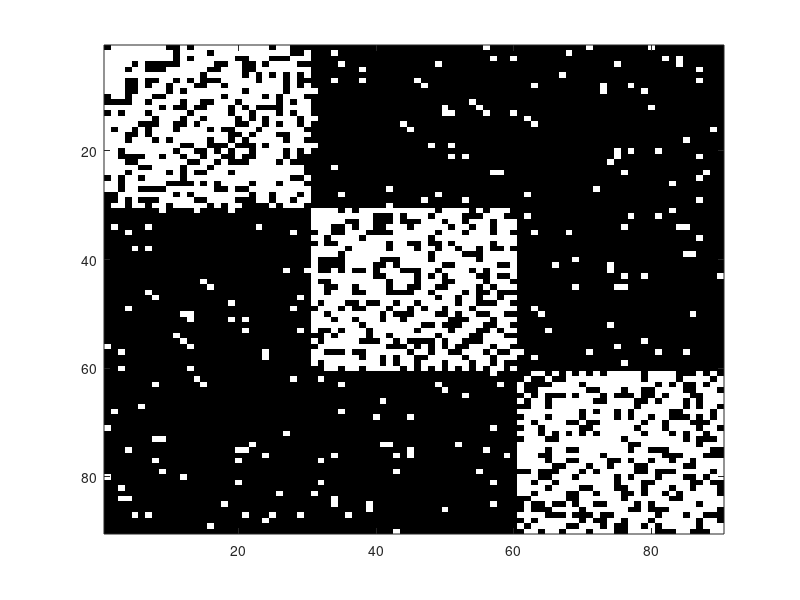
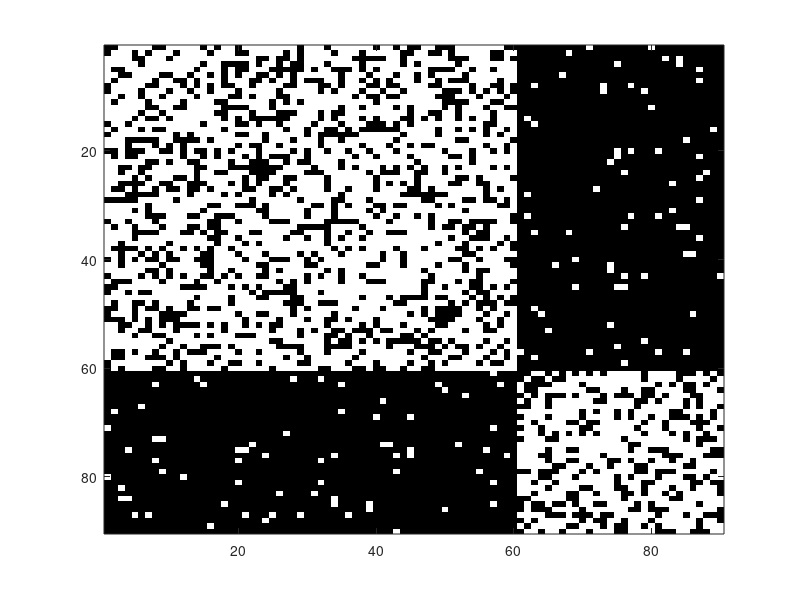
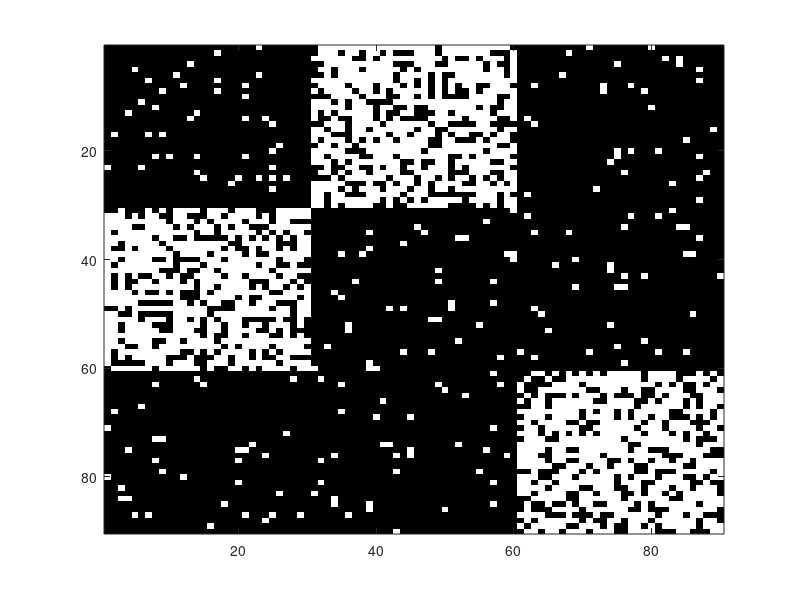
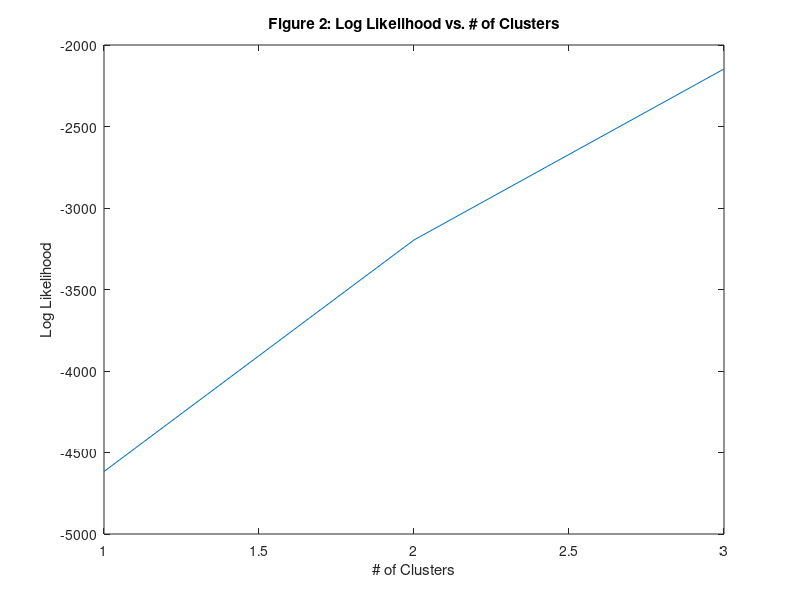

MATLAB code for these plots, in order:
%
clear all;
c1 = 30;
c2 = 30;
c3 = 30;
p_11 = 0.7;
p_12 = 0.05;
p_13 = 0.05;
p_21 = 0.05;
p_22 = 0.7;
p_23 = 0.05;
p_31 = 0.05;
p_32 = 0.05;
p_33 = 0.7;

graph = zeros(c1+c2+c3);

% SBM
graph(1:c1,1:c1) = rand(c1)<p_11;
graph(1:c1,c1+1:c1+c2) = rand(c1,c2)<p_12;
graph(1:c1,c1+c2+1:c1+c2+c3) = rand(c1,c3)<p_13;
X = triu(graph(1:c1,1:c1))+transpose(triu(graph(1:c1,1:c1),1));
graph(1:c1,1:c1)=X;

graph(c1+1:c1+c2,1:c1) = transpose(graph(1:c1,c1+1:c1+c2)); 
graph(c1+1:c1+c2,c1+1:c1+c2) =  rand(c2)<p_22;
graph(c1+1:c1+c2,c1+c2+1:c1+c2+c3) = rand(c2,c3)<p_23;
Y = triu(graph(c1+1:c1+c2,c1+1:c1+c2))+transpose(triu(graph(c1+1:c1+c2,c1+1:c1+c2),1));
graph(c1+1:c1+c2,c1+1:c1+c2)=Y;

graph(c1+c2+1:c1+c2+c3,1:c1) = transpose(graph(1:c1,c1+c2+1:c1+c2+c3));
graph(c1+c2+1:c1+c2+c3,c1+1:c1+c2) = transpose(graph(c1+1:c1+c2,c1+c2+1:c1+c2+c3));
graph(c1+c2+1:c1+c2+c3,c1+c2+1:c1+c2+c3) = rand(c3)<p_33;
Z = triu(graph(c1+c2+1:c1+c2+c3,c1+c2+1:c1+c2+c3))+transpose(triu(graph(c1+c2+1:c1+c2+c3,c1+c2+1:c1+c2+c3),1));
graph(c1+c2+1:c1+c2+c3,c1+c2+1:c1+c2+c3)=Z;

graph2 = graph;
p_11 = 0.7;
p_12 = 0.7;
p_21 = 0.7;
p_22 = 0.7;

graph2(1:c1,1:c1) = rand(c1)<p_11;
graph2(1:c1,c1+1:c1+c2) = rand(c1,c2)<p_12;
X = triu(graph2(1:c1,1:c1))+transpose(triu(graph2(1:c1,1:c1),1));
graph2(1:c1,1:c1)=X;

graph2(c1+1:c1+c2,1:c1) = transpose(graph2(1:c1,c1+1:c1+c2));
graph2(c1+1:c1+c2,c1+1:c1+c2) = rand(c2)<p_22;
Y = triu(graph2(c1+1:c1+c2,c1+1:c1+c2))+transpose(triu(graph2(c1+1:c1+c2,c1+1:c1+c2),1));
graph2(c1+1:c1+c2,c1+1:c1+c2)=Y;

graph3 = graph2;
p_11 = 0.05;
p_12 = 0.7;
p_21 = 0.7;
p_22 = 0.05;

graph3(1:c1,1:c1) = rand(c1)<p_11;
graph3(1:c1,c1+1:c1+c2) = rand(c1,c2)<p_12;
X = triu(graph3(1:c1,1:c1))+transpose(triu(graph3(1:c1,1:c1),1));
graph3(1:c1,1:c1)=X;


graph3(c1+1:c1+c2,1:c1) = transpose(graph3(1:c1,c1+1:c1+c2));
graph3(c1+1:c1+c2,c1+1:c1+c2) = rand(c2)<p_22;
Y = triu(graph3(c1+1:c1+c2,c1+1:c1+c2))+transpose(triu(graph3(c1+1:c1+c2,c1+1:c1+c2),1));
graph3(c1+1:c1+c2,c1+1:c1+c2)=Y;

% Figure 1
figure(1)
imagesc(graph);
colormap(gray);
figure(2)
imagesc(graph2);
colormap(gray);
figure(3)
imagesc(graph3);
colormap(gray);


% Algorithm with 1 cluster
[likelihood_1,val_1] = fmincon(@(p) -sum(sum(graph*log(p)+(1-graph)*log(1-p))),0.01,[],[],[],[],0,1)

% Algorithm with 2 cluster
graph_2 = kmeans(graph,2);
clust2_11 = graph(graph_2==1,graph_2==1);
clust2_12 = graph(graph_2==1,graph_2==2);
clust2_22 = graph(graph_2==2,graph_2==2);

[likelihood_2,val_2] = fmincon(@(p) -sum(sum(clust2_11*log(p(1))+(1-clust2_11)*log(1-p(1))))-sum(sum(clust2_22*log(p(2))+(1-clust2_22)*log(1-p(2))))-sum(sum(clust2_12*log(p(3))+(1-clust2_12)*log(1-p(3)))),[0.01 0.01 0.001],[],[],[],[],[0 0 0],[1 1 1])

%  Algorithm with 3 clusters (which is the "true" number of clusters in
%  this graph)
graph_3 = kmeans(graph,3);

clust3_11 = graph(graph_3==1,graph_3==1);
clust3_12 = graph(graph_3==1,graph_3==2);
clust3_13 = graph(graph_3==1,graph_3==3);
clust3_22 = graph(graph_3==2,graph_3==2);
clust3_23 = graph(graph_3==2,graph_3==3);
clust3_33 = graph(graph_3==3,graph_3==3);

[likelihood_3,val_3] = fmincon(@(p) -sum(sum(clust3_11*log(p(1))+(1-clust3_11)*log(1-p(1))))-...
    sum(sum(clust3_22*log(p(2))+(1-clust3_22)*log(1-p(2))))-sum(sum(clust3_33*log(p(3))+(1-clust3_33)*log(1-p(3))))-sum(sum(clust3_12*log(p(4))+(1-clust3_12)*log(1-p(4))))-sum(sum(clust3_13*log(p(5))+(1-clust3_13)*log(1-p(5))))-sum(sum(clust3_23*log(p(6))+(1-clust3_23)*log(1-p(6)))),[0.01 0.01 0.01 0.001 0.001 0.001],[],[],[],[],[0 0 0 0 0 0],[1 1 1 1 1 1])

% Figure 2
figure(4)
plot(1:3,-[val_1 val_2 val_3]);
xlabel('# of Clusters');
ylabel('Log Likelihood');
title('Figure 2: Log Likelihood vs. # of Clusters');

% Algorithm with 1 cluster
[likelihood_1,val_1] = fmincon(@(p) -sum(sum(graph2*log(p)+(1-graph2)*log(1-p))),0.01,[],[],[],[],0,1)

% Algorithm with 2 cluster
graph2_2 = kmeans(graph2,2);
clust2_11 = graph2(graph2_2==1,graph2_2==1);
clust2_12 = graph2(graph2_2==1,graph2_2==2);
clust2_22 = graph2(graph2_2==2,graph2_2==2);

[likelihood_2,val_2] = fmincon(@(p) -sum(sum(clust2_11*log(p(1))+(1-clust2_11)*log(1-p(1))))-sum(sum(clust2_22*log(p(2))+(1-clust2_22)*log(1-p(2))))-sum(sum(clust2_12*log(p(3))+(1-clust2_12)*log(1-p(3)))),[0.01 0.01 0.001],[],[],[],[],[0 0 0],[1 1 1])

%  Algorithm with 3 clusters (which is the "true" number of clusters in
%  this graph2)
graph2_3 = kmeans(graph2,3);

clust3_11 = graph2(graph2_3==1,graph2_3==1);
clust3_12 = graph2(graph2_3==1,graph2_3==2);
clust3_13 = graph2(graph2_3==1,graph2_3==3);
clust3_22 = graph2(graph2_3==2,graph2_3==2);
clust3_23 = graph2(graph2_3==2,graph2_3==3);
clust3_33 = graph2(graph2_3==3,graph2_3==3);

[likelihood_3,val_3] = fmincon(@(p) -sum(sum(clust3_11*log(p(1))+(1-clust3_11)*log(1-p(1))))-...
    sum(sum(clust3_22*log(p(2))+(1-clust3_22)*log(1-p(2))))-sum(sum(clust3_33*log(p(3))+(1-clust3_33)*log(1-p(3))))-sum(sum(clust3_12*log(p(4))+(1-clust3_12)*log(1-p(4))))-sum(sum(clust3_13*log(p(5))+(1-clust3_13)*log(1-p(5))))-sum(sum(clust3_23*log(p(6))+(1-clust3_23)*log(1-p(6)))),[0.01 0.01 0.01 0.001 0.001 0.001],[],[],[],[],[0 0 0 0 0 0],[1 1 1 1 1 1])
 
% Figure 2
figure(5)
plot(1:3,-[val_1 val_2 val_3]);
xlabel('# of Clusters');
ylabel('Log Likelihood');
title('Figure 2: Log Likelihood vs. # of Clusters');

% Algorithm with 1 cluster
[likelihood_1,val_1] = fmincon(@(p) -sum(sum(graph3*log(p)+(1-graph3)*log(1-p))),0.01,[],[],[],[],0,1)

% Algorithm with 2 cluster
graph3_2 = kmeans(graph3,2);
clust2_11 = graph3(graph3_2==1,graph3_2==1);
clust2_12 = graph3(graph3_2==1,graph3_2==2);
clust2_22 = graph3(graph3_2==2,graph3_2==2);

[likelihood_2,val_2] = fmincon(@(p) -sum(sum(clust2_11*log(p(1))+(1-clust2_11)*log(1-p(1))))-sum(sum(clust2_22*log(p(2))+(1-clust2_22)*log(1-p(2))))-sum(sum(clust2_12*log(p(3))+(1-clust2_12)*log(1-p(3)))),[0.01 0.01 0.001],[],[],[],[],[0 0 0],[1 1 1])

%  Algorithm with 3 clusters (which is the "true" number of clusters in
%  this graph3)
graph3_3 = kmeans(graph3,3);

clust3_11 = graph3(graph3_3==1,graph3_3==1);
clust3_12 = graph3(graph3_3==1,graph3_3==2);
clust3_13 = graph3(graph3_3==1,graph3_3==3);
clust3_22 = graph3(graph3_3==2,graph3_3==2);
clust3_23 = graph3(graph3_3==2,graph3_3==3);
clust3_33 = graph3(graph3_3==3,graph3_3==3);

[likelihood_3,val_3] = fmincon(@(p) -sum(sum(clust3_11*log(p(1))+(1-clust3_11)*log(1-p(1))))-...
    sum(sum(clust3_22*log(p(2))+(1-clust3_22)*log(1-p(2))))-sum(sum(clust3_33*log(p(3))+(1-clust3_33)*log(1-p(3))))-sum(sum(clust3_12*log(p(4))+(1-clust3_12)*log(1-p(4))))-sum(sum(clust3_13*log(p(5))+(1-clust3_13)*log(1-p(5))))-sum(sum(clust3_23*log(p(6))+(1-clust3_23)*log(1-p(6)))),[0.01 0.01 0.01 0.001 0.001 0.001],[],[],[],[],[0 0 0 0 0 0],[1 1 1 1 1 1])

 
% Figure 3
figure(6)
plot(1:3,-[val_1 val_2 val_3]);
xlabel('# of Clusters');
ylabel('Log Likelihood');
title('Figure 3: Log Likelihood vs. # of Clusters');

 